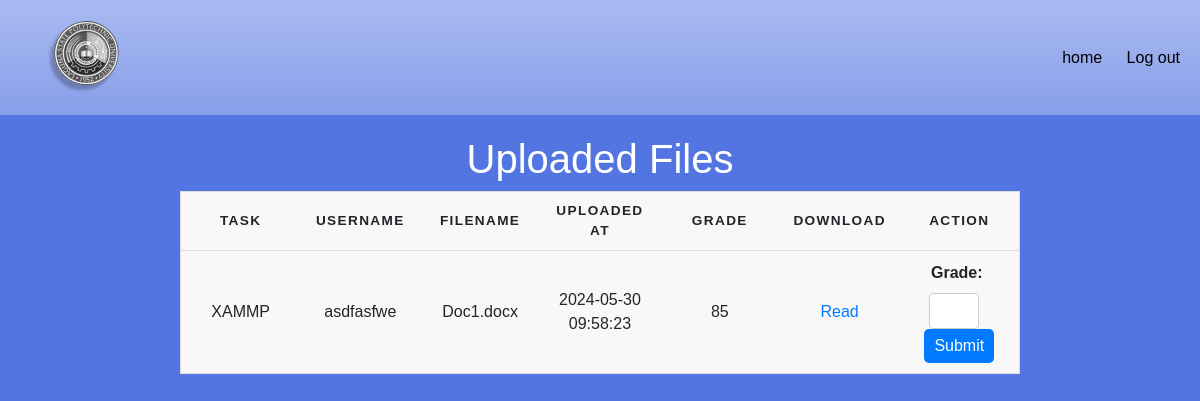
Before: /Admin/view_upload.php (signed in) with the older database file.
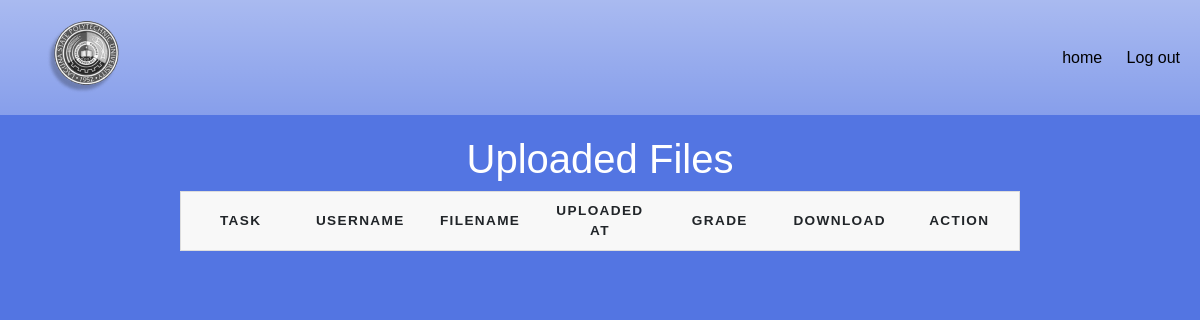
After: the same page with the newer database file.
### tables this page shows
CREATE TABLE `uploads` (
  `id` int NOT NULL,
  `task_id` int NOT NULL,
  `user_id` int NOT NULL,
  `filename` varchar(255) NOT NULL,
  `uploaded_at` timestamp NOT NULL DEFAULT CURRENT_TIMESTAMP,
  `grade` varchar(5) DEFAULT NULL
);

CREATE TABLE `tasks` (
  `id` int NOT NULL,
  `title` varchar(255) NOT NULL,
  `description` text NOT NULL,
  `created_at` timestamp NOT NULL DEFAULT CURRENT_TIMESTAMP
);

CREATE TABLE `users` (
  `id` int NOT NULL,
  `username` varchar(255) NOT NULL,
  `email` varchar(255) NOT NULL,
  `password` varchar(255) NOT NULL,
  `verification_code` varchar(255) NOT NULL,
  `email_verified_at` datetime(6) DEFAULT NULL
);

### Admin/view_upload.php (the view, shortened to what this page needs)
<?php
include "adminPHP/db_connection.php";
$sql = "SELECT uploads.id, uploads.filename, uploads.uploaded_at, tasks.title, users.username, uploads.grade
        FROM uploads
        JOIN tasks ON uploads.task_id = tasks.id
        JOIN users ON uploads.user_id = users.id
        ORDER BY uploads.uploaded_at DESC";
$result = $conn->query($sql);
?>
<!DOCTYPE html>
<html lang="en">
<head>
    <link
      rel="stylesheet"
      href="https://use.fontawesome.com/releases/v5.8.1/css/all.css"
    />
    <link
      rel="stylesheet"
      href="https://cdnjs.cloudflare.com/ajax/libs/twitter-bootstrap/4.1.3/css/bootstrap.min.css"
    />
    <link rel="stylesheet" href="adminCSS/view.css">
</head>
<body>
<header class="header">
        <div class="logo">
        <img src="../icons/lslogo.png" alt="Logo" />
        </div>
        <nav class="nav-links">
            <a href = "home.php">home</a>
            <a href = "logout.php">Log out</a>
        </nav>
    </header>
    <h1>Uploaded Files</h1>
    <table>
    <thead>
        <tr>
            <th scope="col">Task</th>
            <th scope="col">Username</th>
            <th scope="col">Filename</th>
            <th scope="col">Uploaded At</th>
            <th scope="col">Grade</th>
            <th scope="col">Download</th>
            <th scope="col">Action</th>
        </tr>
        </thead>
        <tbody>
        <?php
            while($row = $result->fetch_assoc()){
                echo "
            <tr>
                <td data-label='Task'>" . $row['title'] . "</td>
                <td data-label='Username'>" . $row['username'] . "</td>
                <td data-label='Filename'>" . $row['filename'] . "</td>
                <td data-label='Uploaded At'>" . $row['uploaded_at'] . "</td>
                <td data-label='Grade'>" . $row['grade'] . "</td>
                <td data-label='Download'><a href='adminPHP/read.php?read=" . $row['id'] . "' target='_blank' class='read-link'>Read</a></td>
                <td data-label='Action'>
                    <form action='adminPHP/grade.php' method='post'>
                        <input type='hidden' name='upload_id' value=" . $row['id'] . ">
                        <label for='grade'>Grade:</label>
                        <input type='text' name='grade' id='grade' required>
                        <button type='submit'>Submit</button>
                    </form>
                </td>
            </tr>
            ";
        }
        ?>
        </tbody>
    </table>
</body>
</html>

Changed rows visible on the page:
removed uploads: task.title "XAMMP", user.username "asdfasfwe", filename "Doc1.docx", uploaded_at "2024-05-30 09:58:23", grade "85"
